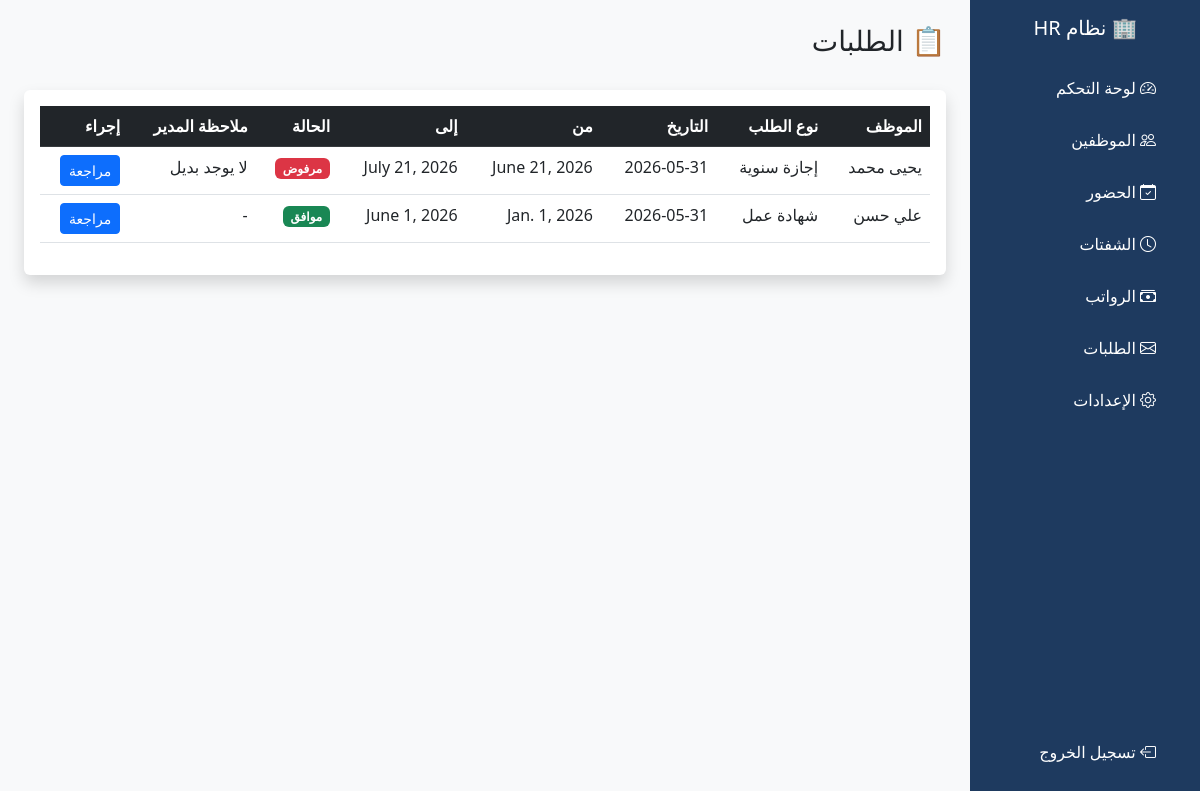
Screenshot of /requests/ (signed in) with the database file from the repository.
### employees/models.py (models this page shows, shortened)
class Request(models.Model):
    REQUEST_TYPES = [
        ('vacation', 'إجازة سنوية'),
        ('sick', 'إجازة مرضية'),
        ('advance', 'سلفة'),
        ('certificate', 'شهادة عمل'),
        ('attendance', 'تعديل حضور'),
        ('other', 'أخرى'),
    ]
    STATUS_CHOICES = [
        ('pending', 'قيد الانتظار'),
        ('approved', 'موافق'),
        ('rejected', 'مرفوض'),
    ]
    employee = models.ForeignKey(Employee, on_delete=models.CASCADE)
    request_type = models.CharField(max_length=20, choices=REQUEST_TYPES)
    status = models.CharField(max_length=10, choices=STATUS_CHOICES, default='pending')
    description = models.TextField()
    start_date = models.DateField(null=True, blank=True)
    end_date = models.DateField(null=True, blank=True)
    created_at = models.DateTimeField(auto_now_add=True)
    manager_note = models.TextField(blank=True)

class Employee(models.Model):
    name = models.CharField(max_length=100)
    email = models.EmailField(unique=True)
    phone = models.CharField(max_length=20)
    department = models.CharField(max_length=50)
    position = models.CharField(max_length=50)
    salary = models.DecimalField(max_digits=10, decimal_places=2)
    hire_date = models.DateField()
    is_active = models.BooleanField(default=True)
    shift = models.ForeignKey(Shift, on_delete=models.SET_NULL, null=True, blank=True)
    user = models.OneToOneField(User, on_delete=models.SET_NULL, null=True, blank=True)

### employees/views.py (the view)
# urls.py: path('requests/', views.request_list, name='request_list'),
@login_required
def request_list(request):
    if request.user.is_staff:
        requests = Request.objects.all().order_by('-created_at')
    else:
        try:
            employee = Employee.objects.get(user=request.user)
            requests = Request.objects.filter(employee=employee).order_by('-created_at')
        except Employee.DoesNotExist:
            requests = Request.objects.none()
    return render(request, 'employees/request_list.html', {'requests': requests})

### employees/templates/employees/request_list.html (shortened to what this page needs)
<!DOCTYPE html>
<html lang="ar" dir="rtl">
<head>
    <link href="https://cdn.jsdelivr.net/npm/bootstrap@5.3.0/dist/css/bootstrap.min.css" rel="stylesheet">
    <link href="https://cdn.jsdelivr.net/npm/bootstrap-icons@1.10.0/font/bootstrap-icons.css" rel="stylesheet">
</head>
<body class="bg-light">
<div class="d-flex">
    <div class="sidebar p-3" style="width: 230px;">
        <h5 class="text-white text-center mb-4">🏢 نظام HR</h5>
        <a href="{% url 'dashboard' %}"><i class="bi bi-speedometer2 me-2"></i> لوحة التحكم</a>
        <a href="{% url 'employee_list' %}"><i class="bi bi-people me-2"></i> الموظفين</a>
        <a href="{% url 'attendance_list' %}"><i class="bi bi-calendar-check me-2"></i> الحضور</a>
        <a href="{% url 'shift_list' %}"><i class="bi bi-clock me-2"></i> الشفتات</a>
        <a href="{% url 'payroll_list' %}"><i class="bi bi-cash-stack me-2"></i> الرواتب</a>
        <a href="{% url 'request_list' %}"><i class="bi bi-envelope me-2"></i> الطلبات</a>
        <a href="{% url 'work_settings' %}"><i class="bi bi-gear me-2"></i> الإعدادات</a>
        <a href="{% url 'logout' %}" style="position: absolute; bottom: 20px;">
            <i class="bi bi-box-arrow-left me-2"></i> تسجيل الخروج
        </a>
    </div>
    <div class="flex-grow-1 p-4">
        <div class="d-flex justify-content-between align-items-center mb-4">
            <h3>📋 الطلبات</h3>
        </div>
        <div class="card shadow border-0">
            <div class="card-body">
                <table class="table table-hover">
                    <thead class="table-dark">
                        <tr>
                            <th>الموظف</th>
                            <th>نوع الطلب</th>
                            <th>التاريخ</th>
                            <th>من</th>
                            <th>إلى</th>
                            <th>الحالة</th>
<th>ملاحظة المدير</th>
                            {% if request.user.is_staff %}<th>إجراء</th>{% endif %}
                        </tr>
                    </thead>
                    <tbody>
                        {% for req in requests %}
                        <tr>
                            <td>{{ req.employee.name }}</td>
                            <td>{{ req.get_request_type_display }}</td>
                            <td>{{ req.created_at|date:"Y-m-d" }}</td>
                            <td>{{ req.start_date|default:"-" }}</td>
                            <td>{{ req.end_date|default:"-" }}</td>
                            <td>
                                {% if req.status == 'pending' %}
                                    <span class="badge bg-warning text-dark">قيد الانتظار</span>
                                {% elif req.status == 'approved' %}
                                    <span class="badge bg-success">موافق</span>
                                {% else %}
                                    <span class="badge bg-danger">مرفوض</span>
                                {% endif %}
                            </td>
<td>{{ req.manager_note|default:"-" }}</td>
                            {% if request.user.is_staff %}
                            <td>
                                <a href="{% url 'request_update' req.pk %}" class="btn btn-sm btn-primary">مراجعة</a>
                            </td>
                            {% endif %}
                        </tr>
                        {% empty %}
                        <tr>
                            <td colspan="7" class="text-center text-muted">لا توجد طلبات</td>
                        </tr>
                        {% endfor %}
                    </tbody>
                </table>
            </div>
        </div>
    </div>
</div>
</body>
</html>

### employees/templates/employees/request_list.html (style rules this page uses)
.sidebar { min-height: 100vh; background: #1e3a5f; }
.sidebar a { color: #fff; text-decoration: none; display: block; padding: 12px 20px; border-radius: 8px; margin: 4px 0; }

### rows the page displays
Request: employee.name "يحيى محمد", request_type "إجازة سنوية", created_at "2026-05-31", start_date "June 21, 2026", end_date "July 21, 2026", status "مرفوض", manager_note "لا يوجد بديل"
Request: employee.name "علي حسن", request_type "شهادة عمل", created_at "2026-05-31", start_date "Jan. 1, 2026", end_date "June 1, 2026", status "موافق", manager_note "-"
